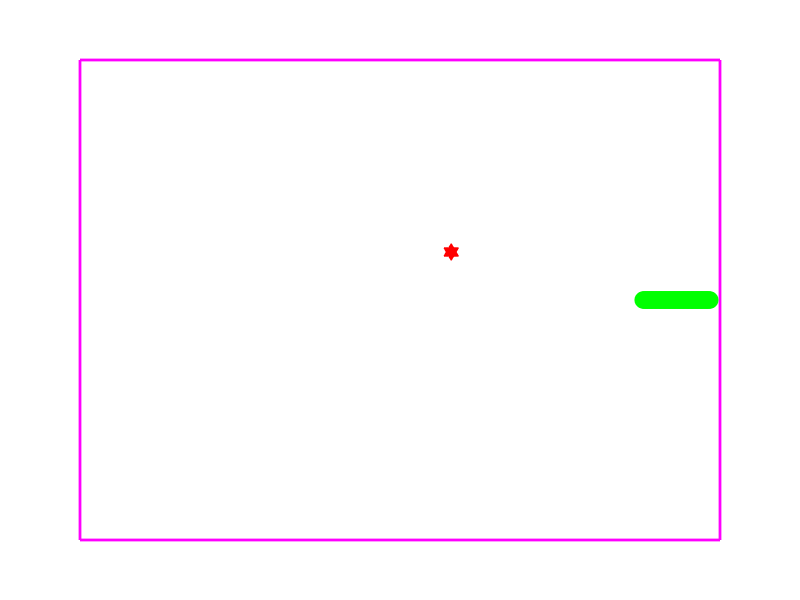

MATLAB code to generate this figure:

%************************************************
%* Name: Steven Neveadomi Date: 10/27/17 *
%* Seat/Table: 47 File: Class_SDP_Prep_App.m *
%* Instructor: Bixler 11:10 *
%************************************************

%-------MAIN SCRIPT--------
%Any code within this function is automatically executed on start up as
%this function is the name of the script file.
%this function has no parameters and is the startup for the game
function [] = snake
%close all windows, clear all variables, and clear console screen
close all;
clear all;
clc;

%this is the time between each refresh of the snake.
speed=0.005;

%if the game is currently paused, >0 is true, 0 is false.
currently = 0;

%this determines the direction of the snake UP - 1 , RIGHT - 0 , DOWN - 3 ,
%LEFT - 2
%start snake going in the right direction.
snake_direction = 0;

%this controls how much space between the snake body parts. DONT TOUCH
snake_speed = 0.1;

%creates figure, name disp
disp=figure('units','pixels','Name','Snake the Game','Color','black');
%get screensize and set it to the Position parameter 
SCREEN_DIMENSIONS = get(0,'Screensize');
%running is a boolean variable that breaks the main loop if the game is running or
%not.
running = 1;
%width and height of window, not the actual graph.
WIDTH = 700;
HEIGHT = 700;
%width and height of the graph 0<X<100 and 0<Y<100
GRAPH_WIDTH=50;
GRAPH_HEIGHT=50;
%dimensions in pixels of the screen laid out.
PLOT_DIMENSIONS = [SCREEN_DIMENSIONS(3)/2-WIDTH/2 SCREEN_DIMENSIONS(4)/2-HEIGHT/2 WIDTH HEIGHT];
%set the figure into the center of screen with proper dimensions
set(disp,'Position',PLOT_DIMENSIONS);
%turn off Resize, toolbar, and menubar (all unnecessary).
set(disp,'Resize','off');
set(disp,'ToolBar','none');
set(disp,'MenuBar','none');
%within the figure, anytime a key is pressed, send the data of the key
%pressed to the KeyPress function created.
set(disp,'KeyPressFcn',@keyPress);


%https://www.mathworks.com/help/matlab/ref/matlab.graphics.primitive.text-properties.html
title('Snake the Game','Color','white','FontName','Cambria','FontSize',20);

%makes figure boxed in
box on;



%set axii to the graph width and height
axis([0 GRAPH_WIDTH 0 GRAPH_HEIGHT]);
axis manual;
%remove the ticks
set(gca,'YTick', [],'XTick',[]);

set(gca,'Color','black');
set(gca,'XColor',[1 0 1]);
set(gca,'YColor',[1 0 1]);
set(gca,'LineWidth',2);
set(gca,'Position',[0.1,0.1,0.8,0.8]);
hold on

%snake body stored in groups of X,Y;
%first body part is the first column, etc.
snake_body = [GRAPH_WIDTH/2, GRAPH_HEIGHT/2; GRAPH_WIDTH/2-1, GRAPH_HEIGHT/2; GRAPH_WIDTH/2-2, GRAPH_HEIGHT/2;];

egg_position=[randi([1,GRAPH_WIDTH-1]),randi([1,GRAPH_HEIGHT-1])];
%initial plot of the snake body, represented by snake_actual. Green squares
%with a marker size of 10.
snake_plot=plot(snake_body(:,1),snake_body(:,2),'go','MarkerSize',12);
set(snake_plot,'MarkerFaceColor','g');

%this plots the egg initially
egg_plot=plot(egg_position(1,1),egg_position(1,2),'rh','MarkerSize',12,'MarkerFaceColor','r');

%this sets the snake to a good starting size.
growSnake(50);

%this function turns the snake counter clock wise
%UP - 1 , RIGHT - 0 , DOWN - 3 ,LEFT - 2
function turnCCW
    %if the snake direction is 3, set to 0, as adding 1 to it would break
    %the system. Essentially this is turning it clockwise but due to the
    %nature of the direction system, this is necessary.
    if(snake_direction==3)
        snake_direction=0;
    else
        %simply just add 1, changes the direction properly (1->2, up->left)
    snake_direction=snake_direction+1;
    end
end

%this function turns the snake clock wise
%UP - 1 , RIGHT - 0 , DOWN - 3 ,LEFT - 2
function turnCW
    %must manually set 0 to 3 as subtracting 1 would not work.
    if(snake_direction==0)
        snake_direction=3;
    else
    %if it is not at 0, simply subtract 1 to change dir. properly
    %(2->1, left->up)
    snake_direction=snake_direction-1;
    end
end

%this function is embedded into the figure disp which holds the snake. any
%time the user is selected on this figure and presses a key, this function
%is triggered.
function keyPress(src, event)
    %switch statement, event.Key is the key being pressed.
    switch(event.Key)
        %if the up arrow is pressed
        case 'uparrow'
            %and the snake is going to the right
            if(snake_direction==0)
                %turn the snake upward or counter clock wise
                turnCCW;
            end
            %and the snake is going to the left
            if(snake_direction==2)
                %turn the snake downward or clock wise
                turnCW;
            end
        %if the down arrow is pressed
        case 'downarrow'
            %snake is going to the right
            if(snake_direction==0)
                %turn down or clock wise
                turnCW;
            end
            %snake is goig to the left
            if(snake_direction==2)
                %turn the snake down or counter clock wise
                turnCCW;
            end
        %if the left arrow is pressed    
        case 'leftarrow'
            %snake going up
            if(snake_direction==1)
                %turn left or counter clock wise
                turnCCW;
            end
            %snake going down
            if(snake_direction==3)
                %turn right or clock wise
                turnCW;
            end
        %if the right arrow is pressed
        case 'rightarrow'
            %if the snake is going up
            if(snake_direction==1)
                %turn to the right or clock wise
                turnCW;
            end
            %if the snake is going down
            if(snake_direction==3)
                %turn to the left or counter clock wise
                turnCCW;
            end
        case 'escape'
            running = 0;
    end
end

%draws the snake on the board by resetting the x data and the y data.
function drawSnake()
%sets all the x values of the snake body to the x data.
set(snake_plot, 'XData',snake_body(:,1));
%sets all the y values of the snake body to the y data.
set(snake_plot,'YData',snake_body(:,2));

end

%moves the snake in the proper direction.
function moveSnake()
    %set the entire body excluding the head = to the current position of
    %the head and body minus the last body length, essentially removing the
    %last body segment.
    snake_body(2:end,:)=snake_body(1:end-1,:);
    %now depending on the direction it is going, set the new head position
    %(or first body position) in the correct direction the snake is heading
    %eg if snake is going to the right( dir=0)
    if snake_direction==0
    %set the head to the current head position increased by the snake_speed
    %in the x direction (increasing the x position as it is going right)
    %snake_speed is the distance between each segment.
    snake_body(1,:)=[snake_body(1,1)+snake_speed,snake_body(1,2)];
    %if snake going up
    elseif snake_direction==1
    %set the head to the snake_speed + current y, to make it move up.
    snake_body(1,:)=[snake_body(1,1),snake_body(1,2)+snake_speed];
    %same concepts apply 
    elseif snake_direction==2
    snake_body(1,:)=[snake_body(1,1)-snake_speed,snake_body(1,2)];
    else
    snake_body(1,:)=[snake_body(1,1),snake_body(1,2)-snake_speed];
    end
    
end

%this function receives an integer parameter size which determines how many
%snake segments are added. This function works by finding the difference
%between the second to last body segment and the last segment, then uses
%this difference to find the new position of the new segment. Essentially
%this difference tells the direction of how the snake will grow.
function growSnake(size)
    %for i=1 till i=size,
    for i=1:size
    %find the difference between the xy value of the 2nd to last segment of
    %the snake and the last segment of the snake. Use this difference to
    %find the position of the new snake segment. Repeat this till the for
    %loop finishes, essentially increase the snake body by value of size.
    diff=snake_body(end-1,:)-snake_body(end,:);
    snake_body(end+1,:)=snake_body(end,:)-diff;
    end
end

%This function returns a boolean value if the snake is colliding. If the
%function returns a value of 1 if there is a collision, 0 if there isnt.
function bool=collision()
        %if the head equals 0 in the x or y or the graph boundaries, return
        % 1 for a collision.
        if(snake_body(1,1)>=GRAPH_WIDTH-0.8||snake_body(1,2)>=GRAPH_HEIGHT-0.8||snake_body(1,1)<=0.8||snake_body(1,2)<=0.8)
            bool=1;
            return;
        end
        for i=2:length(snake_body)
            if(snake_body(i,:)==snake_body(1,:))
                bool=1;
                return;
            end
        end
        bool=0;
end

%this function checks if the snake head is within 1 unit of the marker
%position, if so, grow snake and reset egg.
function collisionEgg()
    difference=egg_position-snake_body(1,:);
    if (difference(1)<1.4&&difference(1)>-1.4)&&(difference(2)<1.4&&difference(2)>-1.4)
        growSnake(20);
        setEgg();
    end
end

%this function gets a new egg position and updates the egg on the graph
function setEgg()
    getEggPosition();
    set(egg_plot,'XData',egg_position(1),'YData',egg_position(2))
end

%this function retrieves a random xy coordinate that is not colliding with
%the snake and within bounds, then sets that as the new egg_position.
function getEggPosition()
    
    noconflict=1;
    while noconflict
    temp=[randi([1,GRAPH_WIDTH-1]),randi([1,GRAPH_HEIGHT-1])];
    for i=1:length(snake_body)
            if(snake_body(i,:)==egg_position)
                noconflict=0;
            end
    end
    if ~noconflict
        noconflict=1;
    else
        noconflict=0;
    end
    end
    egg_position=temp;
end


%------MAIN---------
while running

moveSnake();
drawSnake;
if (collision())
    break;
end
collisionEgg();
pause(speed);
end
close all
end
